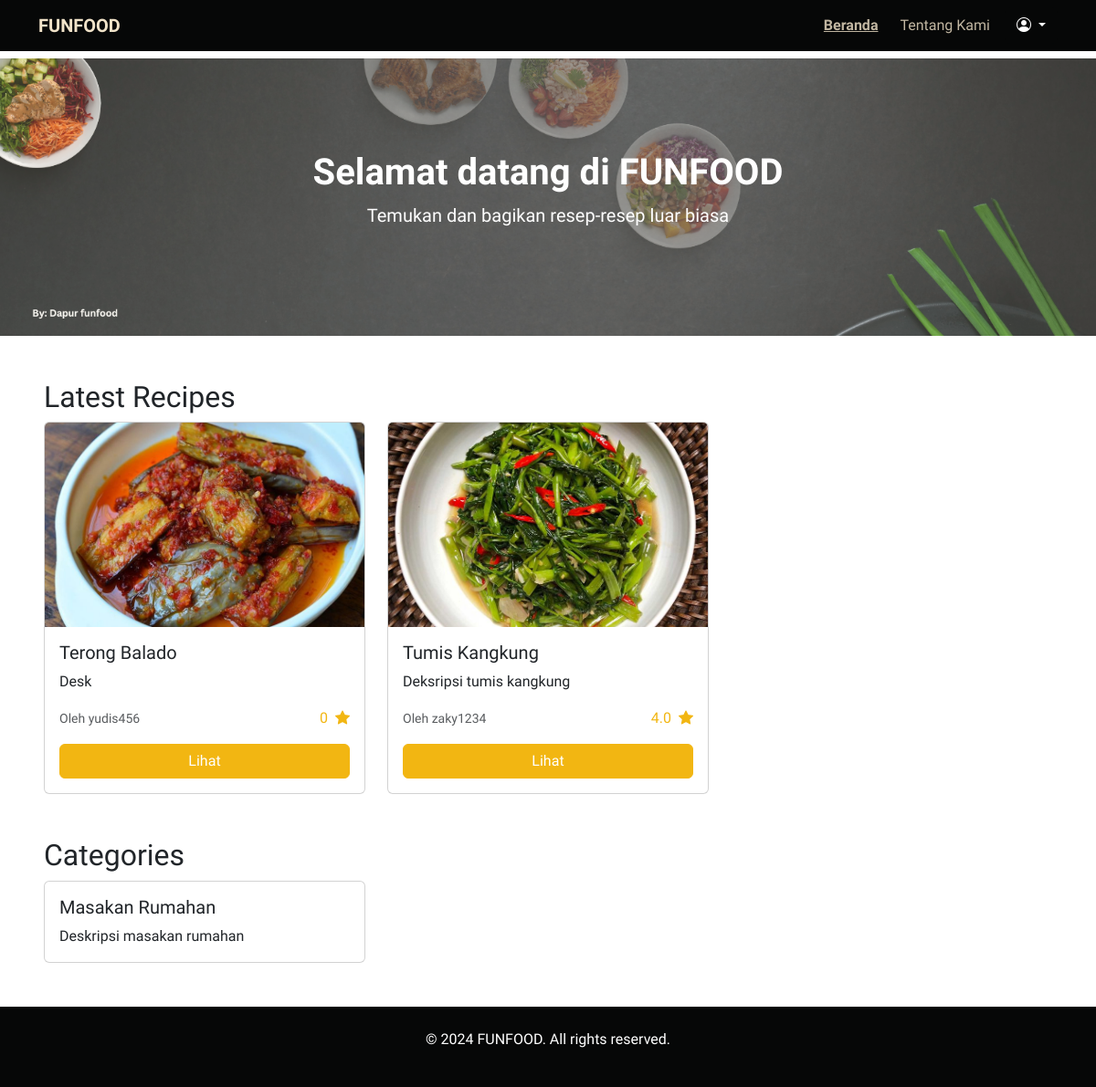
Page / (signed in) on the committed database.
### funfood_app/models.py (models this page shows, shortened)
class Recipe(models.Model):
    user = models.ForeignKey(CustomUser, on_delete=models.CASCADE, related_name='recipes')
    title = models.CharField(max_length=100)
    description = models.TextField()
    ingredients = models.TextField(help_text='Separate each ingredient with a newline.')
    steps = models.TextField(help_text='Separate each step with a newline.')
    image = models.ImageField(upload_to='recipe/', blank=True, null=True)
    category = models.ForeignKey('Category', on_delete=models.CASCADE, related_name='recipes')
    is_approved = models.BooleanField(default=False)
    created_at = models.DateTimeField(auto_now_add=True)
    def get_avg_rating(self):
        reviews = self.reviews.all()
        if reviews.exists():
            total_rating = sum(review.rating for review in reviews)
            return round(total_rating / reviews.count(), 2)
        return 0

class CustomUser(AbstractUser):
    nickname = models.CharField(max_length=20)
    phone_number = models.CharField(max_length=20, blank=True, null=True)
    profile_image = models.ImageField(upload_to='profile/', blank=True, null=True)

class Review(models.Model):
    user = models.ForeignKey(CustomUser, on_delete=models.CASCADE, related_name='reviews')
    recipe = models.ForeignKey(Recipe, on_delete=models.CASCADE, related_name='reviews')
    rating = models.PositiveIntegerField()
    comment = models.TextField(blank=True)
    created_at = models.DateTimeField(auto_now_add=True)

class Category(models.Model):
    name = models.CharField(max_length=50, unique=True)
    description = models.TextField()

### funfood_app/views.py (the view)
# urls.py: path('', views.HomeView.as_view(), name='home'),
class HomeView(TemplateView):
    template_name = 'public/home.html'
    def get_context_data(self, **kwargs):
        context = super().get_context_data(**kwargs)
        context["latest_recipes"] = Recipe.objects.filter(is_approved=True).order_by('-created_at')[:6]
        context["categories"] = Category.objects.all()[:6]
        return context

### templates/public/home.html (shortened to what this page needs)
{% extends '../base.html' %}
{% load static %}
{% block content %}
<section class="hero bg-light text-center">
  <div class="position-relative">
    <img src="{% static 'image/home.png' %}" alt="banner-home" class="img-fluid w-100" style="opacity: 0.8;">
    <div class="position-absolute top-50 start-50 translate-middle ">
      <h1 class="text-white fw-bold">Selamat datang di FUNFOOD</h1>
      <p class="lead text-white">Temukan dan bagikan resep-resep luar biasa</p>
    </div>
  </div>
</section>
<section class="m-5">
  <h2>Latest Recipes</h2>
  <div class="row g-4">
    {% for recipe in latest_recipes %}
    <div class="col-md-4">
      <div class="card h-100">
        {% if recipe.image %}
        <img
          src="{{ recipe.image.url }}"
          class="card-img-top object-fit-cover"
          alt="{{ recipe.title }}"
          style="height: 14rem"
        />
        {% endif %}
        <div class="card-body">
          <h5 class="card-title text-capitalize">{{ recipe.title }}</h5>
          <p class="card-text">{{ recipe.description|truncatewords:20|capfirst }}</p>
          <div class="d-flex justify-content-between align-items-center">
            <small class="text-muted"
              >Oleh {{ recipe.user.username }}</small
            >
            <div class="text-primary">
              <span class="me-1">{{ recipe.get_avg_rating }}</span>
              <i class="bi bi-star-fill"></i>
            </div>
          </div>
          <a href="{% url 'recipe_detail' recipe.pk %}" class="btn btn-primary w-100 mt-3">Lihat</a>
        </div>
      </div>
    </div>
    {% endfor %}
  </div>
</section>
<section class="m-5">
  <h2>Categories</h2>
  <div class="row g-4">
    {% for category in categories %}
    <div class="col-md-4">
      <div class="card h-100">
        <div class="card-body">
          <h5 class="card-title">{{ category.name }}</h5>
          <p class="card-text">{{ category.description|truncatewords:20 }}</p>
        </div>
      </div>
    </div>
    {% endfor %}
  </div>
</section>
{% endblock %}

### static/css/styles.css (style rules this page uses)
:root { --bs-light-rgb: 241, 227, 201; --bs-dark-rgb: 6, 7, 7; --bs-primary-rgb: 242, 182, 18; --bs-secondary-rgb: 215, 85, 59; --bs-info-rgb: 0, 210, 248; --bs-success-rgb: 91, 201, 0; --bs-warning-rgb: 255, 204, 126; --bs-danger-rgb: 255, 24, 100; }
*, body { font-family: 'Funnel Display', sans-serif; }
.bg-light { background-color: rgb(var(--bs-light-rgb)) !important; }
.btn-primary { background-color: rgb(var(--bs-primary-rgb)); border-color: rgb(var(--bs-primary-rgb)); }

### rows in the picture
Recipe: image (picture), title "Terong Balado", description "Desk", user.username "yudis456", get_avg_rating "0"
Recipe: image (picture), title "Tumis Kangkung", description "Deksripsi tumis kangkung", user.username "zaky1234", get_avg_rating "4.0"
Category: name "Masakan Rumahan", description "Deskripsi masakan rumahan"
